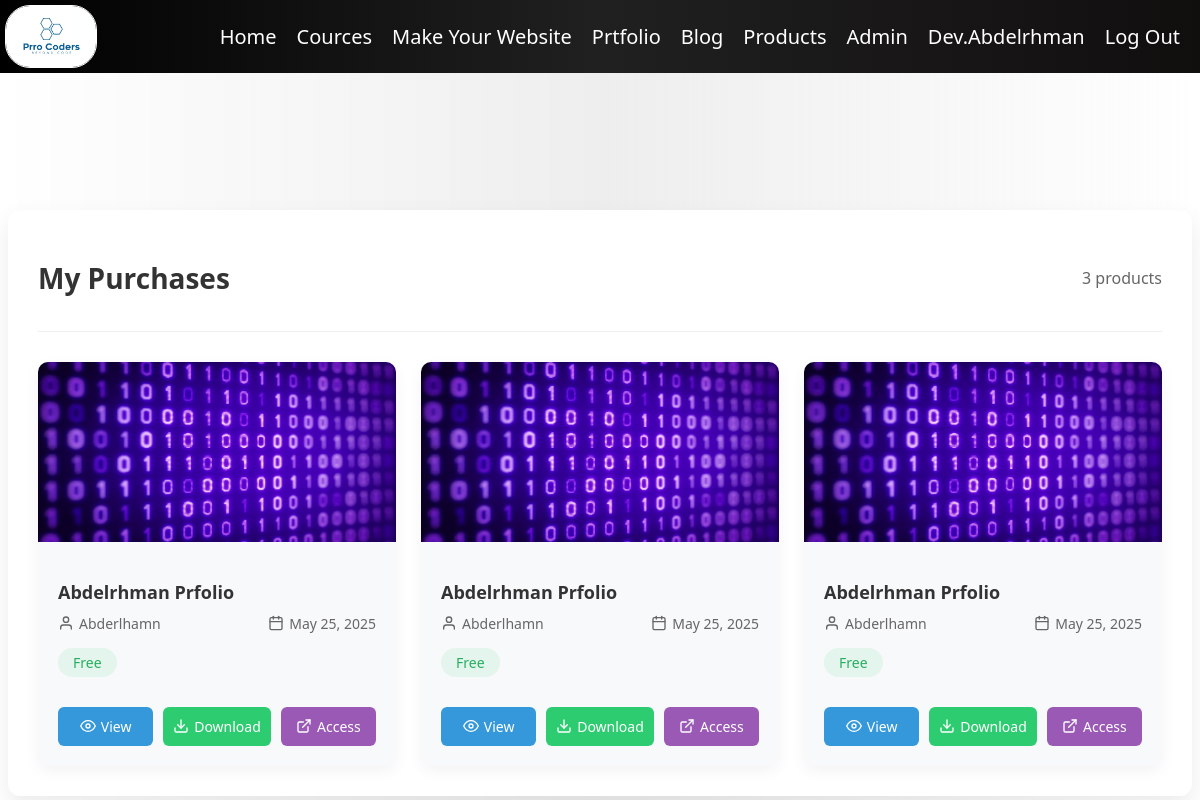
The app's page /products/my-purchases/ (signed in), older data.
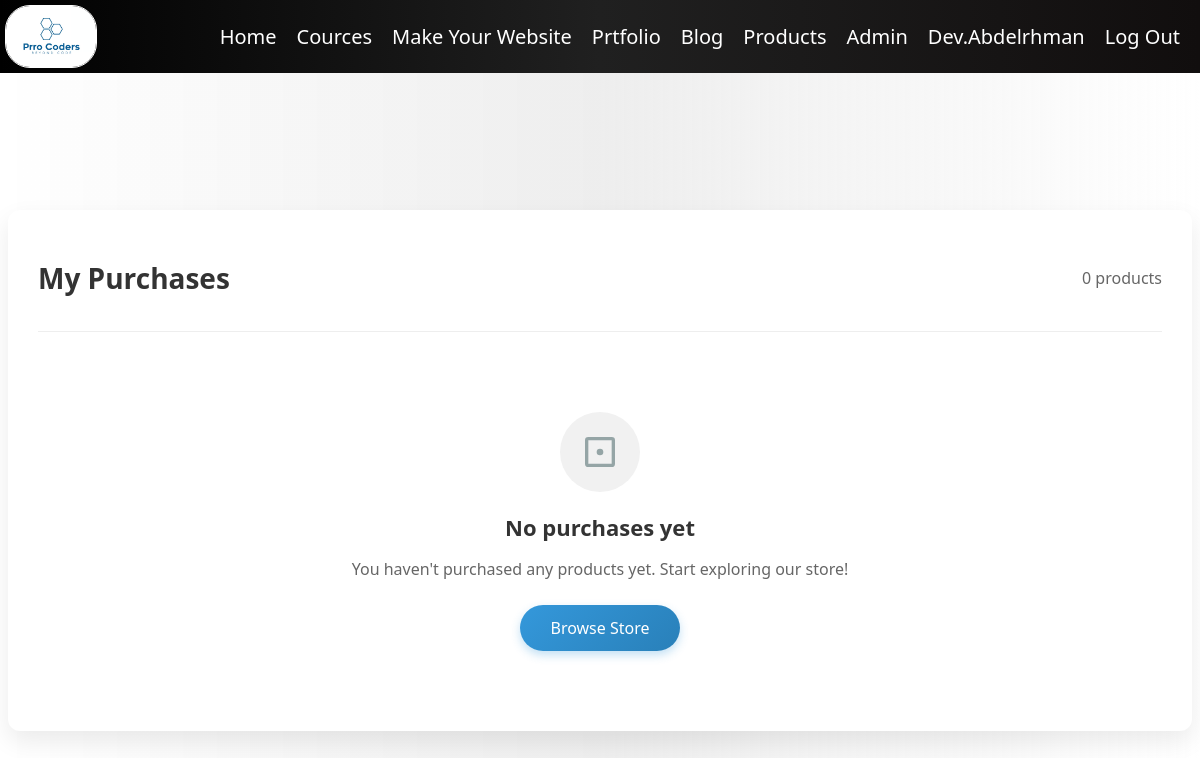
The same page, newer data.
### store/models.py (models this page shows, shortened)
class Order(models.Model):
    STATUS_CHOICES = (
        ('pending', 'Pending'),
        ('completed', 'Completed'),
        ('failed', 'Failed'),
    )
    user = models.ForeignKey(User, on_delete=models.CASCADE)
    product = models.ForeignKey(Product, on_delete=models.SET_NULL, null=True)
    created_at = models.DateTimeField(auto_now_add=True)
    updated_at = models.DateTimeField(auto_now=True)
    status = models.CharField(max_length=20, choices=STATUS_CHOICES, default='pending')
    stripe_payment_intent_id = models.CharField(max_length=100, blank=True, null=True)

class Product(models.Model):
    image = models.ImageField(upload_to='products/', default='default.png')
    name = models.CharField(max_length=30)
    description = models.CharField(max_length=400)
    Link = models.CharField(max_length=255)
    File = models.FileField()
    isActive = models.BooleanField(default=True)
    By = models.CharField(max_length=30)
    price = models.IntegerField()
    cat = models.ForeignKey(categoryS, on_delete=models.CASCADE, related_name='Product')

### store/payment_views.py (the view)
# urls.py: path('my-purchases/', payment_views.my_purchases, name='my_purchases'),
@login_required
def my_purchases(request):
    completed_orders = Order.objects.filter(
        user=request.user,
        status='completed'
    ).order_by('-created_at')
    context = {
        'orders': completed_orders
    }
    return render(request, 'store/my_purchases.html', context)

### templates/store/my_purchases.html (shortened to what this page needs)
{% extends 'layout.html' %}
{% block body %}
{% load static %}
<div class="purchases-container">
    <div class="purchases-header">
        <h1 class="purchases-title">My Purchases</h1>
        <p class="purchases-count">{{ orders|length }} products</p>
    </div>
    {% if orders %}
    <div class="purchases-list">
        {% for order in orders %}
        <div class="purchase-item">
            <div class="purchase-image">
                {% if order.product.image %}
                    <img src="{{ order.product.image.url }}" alt="{{ order.product.name }}">
                {% else %}
                    <img src="/media/default.png" alt="Default Image">
                {% endif %}
            </div>
            <div class="purchase-content">
                <h3 class="purchase-name">{{ order.product.name }}</h3>
                <div class="purchase-meta">
                    <div class="purchase-by">
                        <svg xmlns="http://www.w3.org/2000/svg" viewBox="0 0 24 24" fill="none" stroke="currentColor" stroke-width="2" stroke-linecap="round" stroke-linejoin="round">
                            <path d="M20 21v-2a4 4 0 0 0-4-4H8a4 4 0 0 0-4 4v2"></path>
                            <circle cx="12" cy="7" r="4"></circle>
                        </svg>
                        {{ order.product.By }}
                    </div>
                    <div class="purchase-date">
                        {{ order.created_at|date:"M d, Y" }}
                    </div>
                </div>
                <div class="purchase-price {% if order.product.price == 0 %}price-free{% else %}price-paid{% endif %}">
                    {% if order.product.price == 0 %}
                        Free
                    {% else %}
                        ${{ order.product.price }}
                    {% endif %}
                </div>
                <div class="purchase-actions">
                    <a href="{% url 'store:product_detail' order.product.id %}" class="purchase-btn btn-view">
                        <svg xmlns="http://www.w3.org/2000/svg" viewBox="0 0 24 24" fill="none" stroke="currentColor" stroke-width="2" stroke-linecap="round" stroke-linejoin="round">
                            <path d="M1 12s4-8 11-8 11 8 11 8-4 8-11 8-11-8-11-8z"></path>
                            <circle cx="12" cy="12" r="3"></circle>
                        </svg>
                        View
                    </a>
                    {% if order.product.File %}
                    <a href="{{ order.product.File.url }}" class="purchase-btn btn-download" download>
                        <svg xmlns="http://www.w3.org/2000/svg" viewBox="0 0 24 24" fill="none" stroke="currentColor" stroke-width="2" stroke-linecap="round" stroke-linejoin="round">
                            <path d="M21 15v4a2 2 0 0 1-2 2H5a2 2 0 0 1-2-2v-4"></path>
                            <polyline points="7 10 12 15 17 10"></polyline>
                            <line x1="12" y1="15" x2="12" y2="3"></line>
                        </svg>
                        Download
                    </a>
                    {% endif %}
                    {% if order.product.Link %}
                    <a href="{{ order.product.Link }}" class="purchase-btn btn-access" target="_blank">
                        Access
                    </a>
                    {% endif %}
                </div>
            </div>
        </div>
        {% endfor %}
    </div>
    {% else %}
    <div class="empty-purchases">
        <div class="empty-icon">
            <svg xmlns="http://www.w3.org/2000/svg" viewBox="0 0 24 24">
                <path d="M19 5H5v14h14V5zM3 5a2 2 0 0 1 2-2h14a2 2 0 0 1 2 2v14a2 2 0 0 1-2 2H5a2 2 0 0 1-2-2V5zm11 7a2 2 0 1 1-4 0 2 2 0 0 1 4 0z"/>
            </svg>
        </div>
        <h2 class="empty-title">No purchases yet</h2>
        <p class="empty-text">You haven't purchased any products yet. Start exploring our store!</p>
        <a href="{% url 'store:store' 1 %}" class="btn-shop">Browse Store</a>
    </div>
    {% endif %}
</div>
{% endblock %}

Row changes from the older to the newer data that the page shows:
removed Order: product.image (picture), product.name "Abdelrhman Prfolio", product.By "Abderlhamn", created_at "May 25, 2025", shows "Free"
removed Order: product.image (picture), product.name "Abdelrhman Prfolio", product.By "Abderlhamn", created_at "May 25, 2025", shows "Free"
removed Order: product.image (picture), product.name "Abdelrhman Prfolio", product.By "Abderlhamn", created_at "May 25, 2025", shows "Free"
Text that changed along with them:
{{ orders|length }}: "3" → "0"
text now shown: "No purchases yet You haven't purchased any products yet. Start exploring our store! Browse Store"
